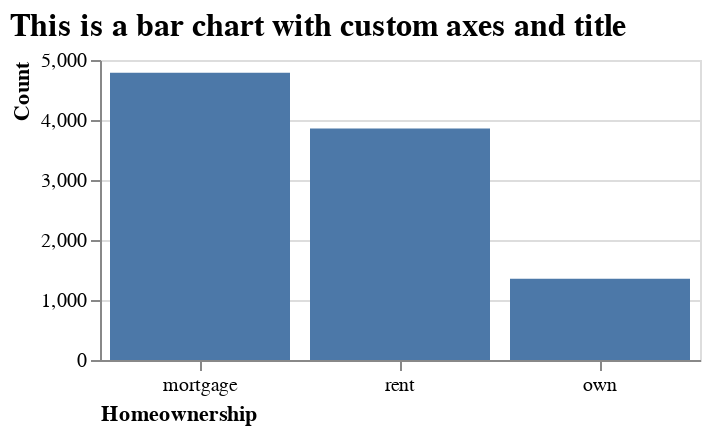

Notebook cell for this chart:
### Markdown cell above
### Bar chart with custom axes and title

### Code cell
alt.Chart(source).mark_bar().encode(
    x=alt.X('homeownership',
            sort='-y',
            axis=alt.Axis(title="Homeownership", 
                          labelAngle=0,
                          titleAnchor="start")),
    y=alt.Y('count(homeownership)', 
            axis=alt.Axis(title = "Count",
                          titleAnchor="end"))
).properties(
    title='This is a bar chart with custom axes and title',
    width=300,
    height=150
).configure_title( # custom title
    fontSize=16,
    font='Arial',
    color='black',
    anchor='start'
)

### Figure 1 — Vega-Lite specification as saved in the notebook (floating-point values rounded to 4 significant figures; data arrays with more than 128 entries replaced by an {"elided": "..."} marker saying what was removed)
{"config": {"view": {"continuousWidth": 400, "continuousHeight": 300}, "title": {"anchor": "start", "color": "black", "font": "Arial", "fontSize": 16}}, "data": {"name": "data-1af1ec55a6d3073ad1d910e908b9c1bc"}, "mark": "bar", "encoding": {"x": {"axis": {"labelAngle": 0, "title": "Homeownership", "titleAnchor": "start"}, "field": "homeownership", "sort": "-y", "type": "nominal"}, "y": {"aggregate": "count", "axis": {"title": "Count", "titleAnchor": "end"}, "field": "homeownership", "type": "nominal"}}, "height": 150, "title": "This is a bar chart with custom axes and title", "width": 300, "$schema": "https://vega.github.io/schema/vega-lite/v4.17.0.json", "datasets": {"data-1af1ec55a6d3073ad1d910e908b9c1bc": {"elided": "10000 records"}}}
